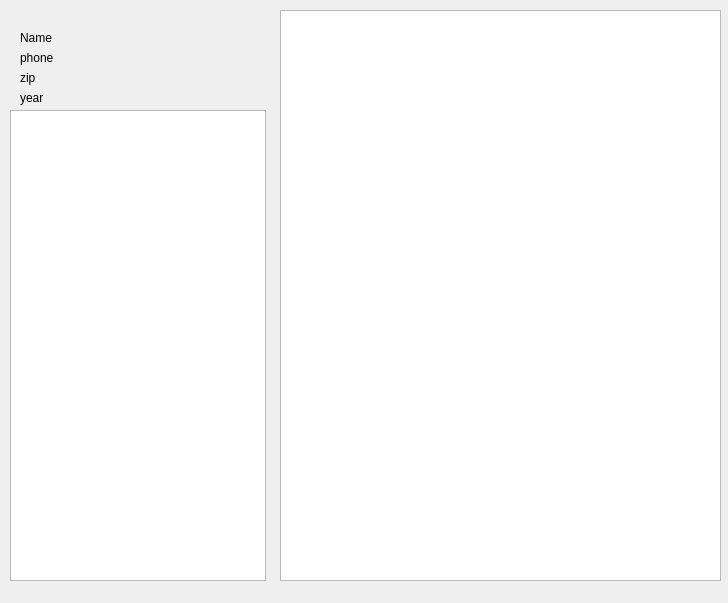
<?xml version="1.0" encoding="UTF-8"?>
<ui version="4.0">
 <class>Dialog</class>
 <widget class="QDialog" name="Dialog">
  <property name="geometry">
   <rect>
    <x>0</x>
    <y>0</y>
    <width>728</width>
    <height>603</height>
   </rect>
  </property>
  <property name="windowTitle">
   <string>Dialog</string>
  </property>
  <widget class="QLabel" name="name">
   <property name="geometry">
    <rect>
     <x>20</x>
     <y>30</y>
     <width>57</width>
     <height>15</height>
    </rect>
   </property>
   <property name="text">
    <string>Name</string>
   </property>
  </widget>
  <widget class="QLabel" name="phone">
   <property name="geometry">
    <rect>
     <x>20</x>
     <y>50</y>
     <width>57</width>
     <height>15</height>
    </rect>
   </property>
   <property name="text">
    <string>phone</string>
   </property>
  </widget>
  <widget class="QLabel" name="zip">
   <property name="geometry">
    <rect>
     <x>20</x>
     <y>70</y>
     <width>57</width>
     <height>15</height>
    </rect>
   </property>
   <property name="text">
    <string>zip</string>
   </property>
  </widget>
  <widget class="QLabel" name="year">
   <property name="geometry">
    <rect>
     <x>20</x>
     <y>90</y>
     <width>57</width>
     <height>15</height>
    </rect>
   </property>
   <property name="text">
    <string>year</string>
   </property>
  </widget>
  <widget class="QTableWidget" name="friends">
   <property name="geometry">
    <rect>
     <x>10</x>
     <y>110</y>
     <width>256</width>
     <height>471</height>
    </rect>
   </property>
  </widget>
  <widget class="QTableWidget" name="posts">
   <property name="geometry">
    <rect>
     <x>280</x>
     <y>10</y>
     <width>441</width>
     <height>571</height>
    </rect>
   </property>
  </widget>
 </widget>
 <resources/>
 <connections/>
</ui>
